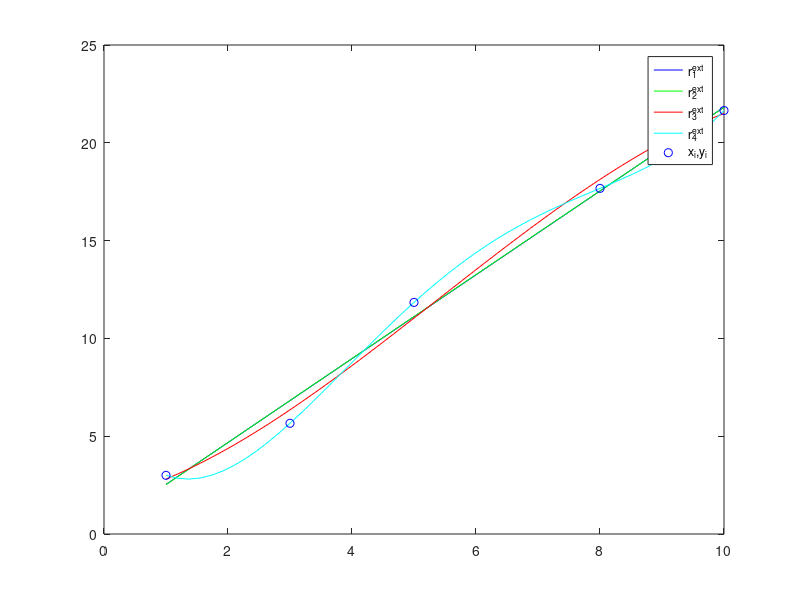

Reproduce this figure in MATLAB.
clear all; close all; clc;

x = [1 3 5 8 10]';
y = [3 5.66 11.84 17.67 21.65]';
%[x, I] = sort([276 201 323 214 218 333 262 307 ]); x = x';
%y = [1615 1547 1565 1355 1408 1462 1112 1095 ]';
%y = y(I);

xext = linspace(x(1), x(end), 50);

%% 1
v = ones(length(x),1);
A1 = [ x v ];
a1 = A1\y; 
%IMP IMP IMP IMP == (A1'*A1)\(A1')*y == polyfit(x,y,1)

% yr1 = polyval(a1,x); per disegnare retta bastano due punti
yr1_ext = polyval(a1,xext);

%% 2 (LS non lineari)
a2 = polyfit(x,y,2); % m = n degenera nell'interpolazione!!!!
					 % m > n => warning, e posto m = n
yr2_ext = polyval(a2,xext);

%% 3 (LS non lineari)
A3 = [ x.^3 x.^2 x v ];
a3 = A3\y;
yr3_ext = polyval(a3,xext);

%% 4 (LS non lineari)
A4 = [ x.^4 x.^3 x.^2 x v ];
a4 = A4\y;
yr4_ext = polyval(a4,xext);

%% plot finali
plot(xext, yr1_ext, 'b'); hold on;
plot(xext, yr2_ext, 'g');
plot(xext, yr3_ext, 'r');
plot(xext, yr4_ext, 'c');
plot(x,y,'bo');
legend('r_1^{ext}','r_2^{ext}','r_3^{ext}', ...
	   'r_4^{ext}','x_i,y_i')